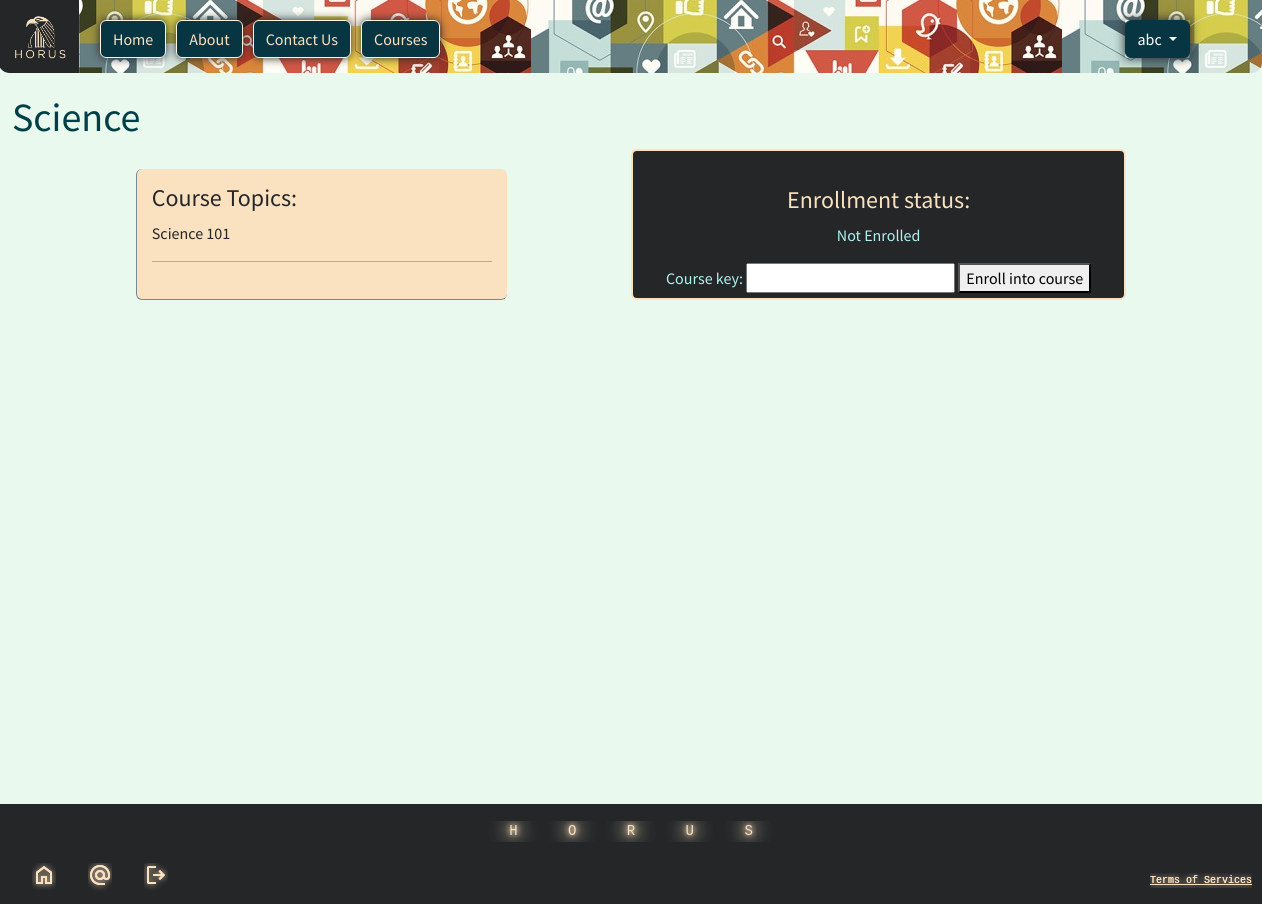
/courses/detail_course/2/ (signed in), run on an earlier commit of the app's database.
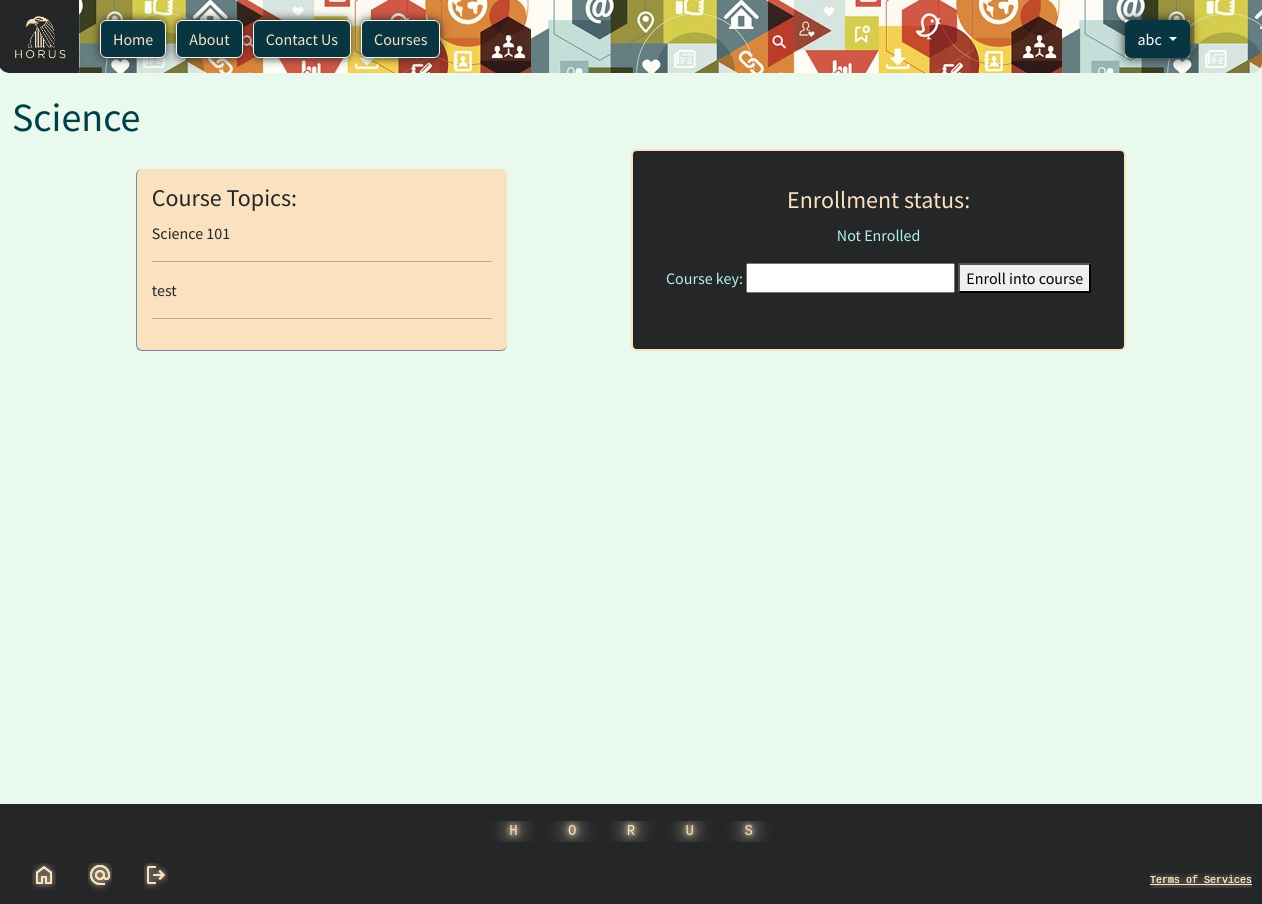
And on a later commit of the database.
### courses/models.py (models this page shows, shortened)
class Lecture(models.Model):
    title = models.CharField(max_length=128)
    body = RichTextField()
    created_on = models.DateTimeField(auto_now_add=True)
    instructor = models.ForeignKey(User, on_delete=models.CASCADE, related_name="courses")
    course = models.ForeignKey(Course, on_delete=models.CASCADE, related_name="lectures")

### courses/views.py (the view)
# urls.py: path("detail_course/<int:pk>/", CourseDetailView.as_view(), name="detail_course"),
class CourseDetailView(DetailView):
    template_name = "courses/detail_course.html"
    model = Course
    def get_queryset(self):
       return super().get_queryset().prefetch_related('lectures')
    def get_context_data(self, **kwargs):
        context = super().get_context_data(**kwargs)
        course_id = context["course"].id
        user_courses = self.request.user.assigned_courses.all()
        enrolled = False
        for course in user_courses:
            if course.id == course_id:
                enrolled = True
        context["enrolled"] = enrolled
        return context

### templates/courses/detail_course.html (shortened to what this page needs)
{% extends 'base.html' %}
{% load static %}
{% block css %}
<link rel="stylesheet" href="{% static 'css/details.css' %}">
{% endblock css %}
{% block content %}
{% if user.is_authenticated %}
<div class="details">
    <h1>{{course.course}}</h1>
    <div class="parent">
        <div class="list-course">
            <h4>Course Topics:</h4>
            {% for lecture in course.lectures.all %}
            {% if enrolled or user.is_superuser %}
            <a class="lectures1" href="{% url 'detail_lecture' lecture.id %}">{{lecture.title}}
                <hr />
            </a>
            {% else %}
            <p>
                {{lecture.title}}
                <hr />
            </p>
            {% endif %}
            {% endfor %}
        </div>
        {% if not user.is_superuser %}
        <div class="enroll-form">
            <h5>Enrollment status:</h5>
            {% if enrolled %}
            <p><b>You are Enrolled</b></p>
            {% else %}
            <form action="{% url 'course_enrollment' %}" method="post">
                <p>Not Enrolled</p>
                <label>Course key:</label>
                <input type="text" name="password">
                <button>Enroll into course</button>
            </form>
            {% endif %}
        </div>
        {% endif %}
    </div>
</div>
{% endif %}
{% endblock content %}

What changed in the data, as far as the page shows it:
added Lecture: title "test"
